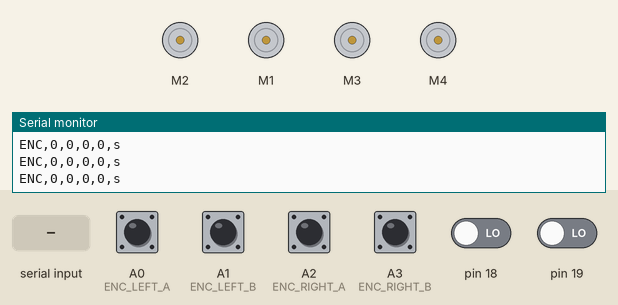
This sketch was run on a simulated Arduino Uno, built with avr-gcc and run on an emulated ATmega328P. On the bench: 4 × DC motor (green arrow = forward, orange = backward, longer = faster), the last lines printed to the serial monitor. The inputs (shaded band) are chosen by the test bench; at power-on: A0 (ENC_LEFT_A), A1 (ENC_LEFT_B), A2 (ENC_RIGHT_A), A3 (ENC_RIGHT_B) HIGH, pin 18, pin 19 LOW.

Above: at 1.3 s.
1.4 s: "w\n" received over Serial
At 2.9 s:
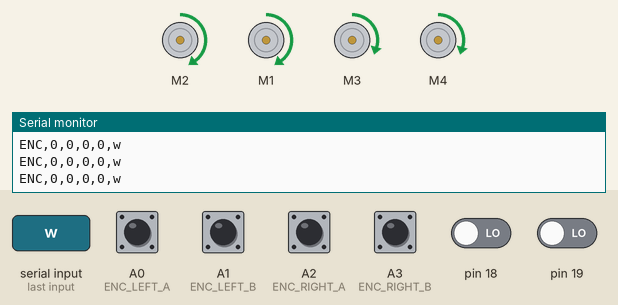
3.2 s: byte 97 ('a') received over Serial
At 3.6 s:
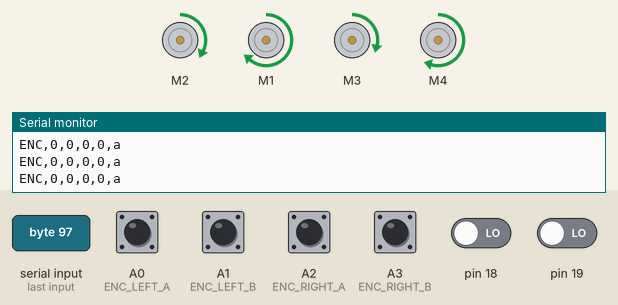
4.7 s: byte 100 ('d') received over Serial
At 5.9 s:
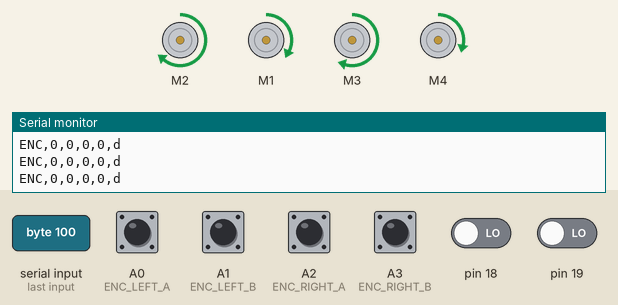
6.2 s: byte 113 ('q') received over Serial
At 7.1 s:
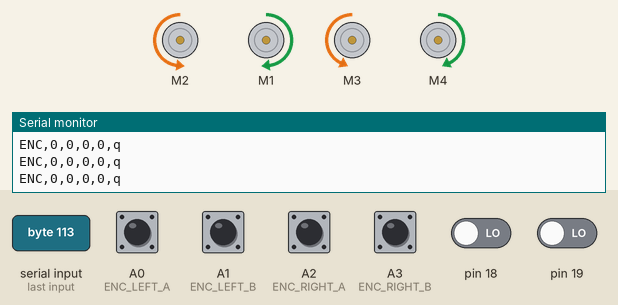
7.7 s: byte 101 ('e') received over Serial
At 8.3 s:
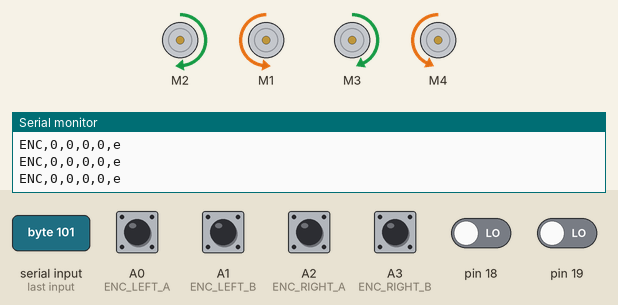
9.2 s: byte 115 ('s') received over Serial
At 10.6 s:
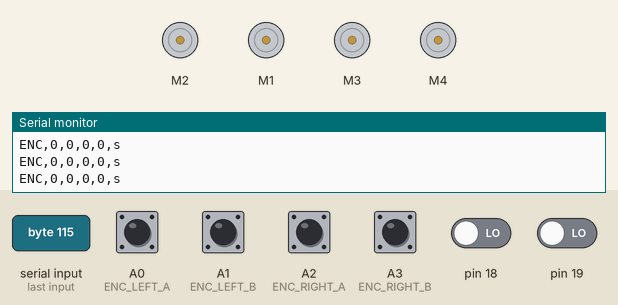
Timing chart, 0 to 11.7 s (numbered marks = the images above; inputs shaded):
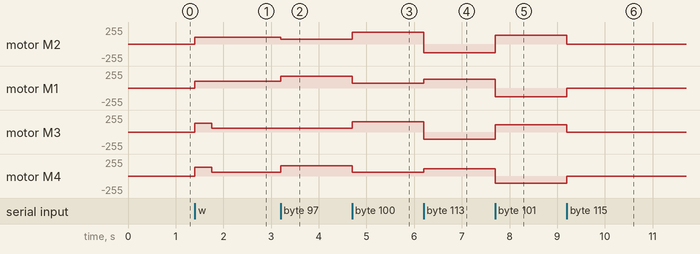

Measured:
- after the input at 1.4 s, motor M2, motor M1: stopped → forward 100/255 at once; motor M3, motor M4: stopped → forward 130/255 at once, → forward 60/255 0.35 s later
- after the input at 3.2 s, motor M2: forward 100/255 → forward 70/255 at once; motor M1: forward 100/255 → forward 180/255 at once; motor M3: forward 60/255 → forward 55/255 at once; motor M4: forward 60/255 → forward 155/255 at once
- after the input at 4.7 s, motor M2: forward 70/255 → forward 180/255 at once; motor M1: forward 180/255 → forward 70/255 at once; motor M3: forward 55/255 → forward 155/255 at once; motor M4: forward 155/255 → forward 55/255 at once
- after the input at 6.2 s, motor M2: forward 180/255 → backward 130/255 at once; motor M1: forward 70/255 → forward 130/255 at once; motor M3: forward 155/255 → backward 110/255 at once; motor M4: forward 55/255 → forward 110/255 at once
- after the input at 7.7 s, motor M2: backward 130/255 → forward 130/255 at once; motor M1: forward 130/255 → backward 130/255 at once; motor M3: backward 110/255 → forward 110/255 at once; motor M4: forward 110/255 → backward 110/255 at once
- after the input at 9.2 s, motor M2: forward 130/255 → stopped at once; motor M1: backward 130/255 → stopped at once; motor M3: forward 110/255 → stopped at once; motor M4: backward 110/255 → stopped at once

The sketch:

f1_car.ino
```cpp
#include <AFMotor.h>

AF_DCMotor motor_FR(1);  // M1: 오른쪽 정면, 엔코더 있음
AF_DCMotor motor_FL(2);  // M2: 왼쪽 정면, 엔코더 있음
AF_DCMotor motor_RL(3);  // M3: 왼쪽 후면
AF_DCMotor motor_RR(4);  // M4: 오른쪽 후면

#define ENC_LEFT_A  A0
#define ENC_LEFT_B  A1

#define ENC_RIGHT_A A2
#define ENC_RIGHT_B A3

volatile long leftCount = 0;
volatile long rightCount = 0;

volatile byte lastLeftState = 0;
volatile byte lastRightState = 0;

long prevLeftCount = 0;
long prevRightCount = 0;

unsigned long lastEncoderPrintTime = 0;
const unsigned long ENCODER_PRINT_INTERVAL = 100;

int baseLeftFrontSpeed  = 100;  // M2
int baseRightFrontSpeed = 100;  // M1
int baseLeftRearSpeed   = 60;   // M3
int baseRightRearSpeed  = 60;   // M4

int leftCorrection_LF = 70;    // M2
int leftCorrection_RF = 180;   // M1
int leftCorrection_LR = 55;    // M3
int leftCorrection_RR = 155;   // M4

int rightCorrection_LF = 180;  // M2
int rightCorrection_RF = 70;   // M1
int rightCorrection_LR = 155;  // M3
int rightCorrection_RR = 55;   // M4

int pivotFrontSpeed = 130;
int pivotRearSpeed  = 110;

int rearKickSpeed = 130;
unsigned long rearKickTime = 350;
unsigned long rearKickStartTime = 0;
bool rearKickActive = false;

char currentCommand = 's';
char prevCommand = 's';

const uint8_t M1_FORWARD_DIR = FORWARD;
const uint8_t M2_FORWARD_DIR = FORWARD;
const uint8_t M3_FORWARD_DIR = FORWARD;
const uint8_t M4_FORWARD_DIR = FORWARD;

const uint8_t M1_BACKWARD_DIR = BACKWARD;
const uint8_t M2_BACKWARD_DIR = BACKWARD;
const uint8_t M3_BACKWARD_DIR = BACKWARD;
const uint8_t M4_BACKWARD_DIR = BACKWARD;

void setup() {
  Serial.begin(9600);

  pinMode(ENC_LEFT_A, INPUT_PULLUP);
  pinMode(ENC_LEFT_B, INPUT_PULLUP);
  pinMode(ENC_RIGHT_A, INPUT_PULLUP);
  pinMode(ENC_RIGHT_B, INPUT_PULLUP);

  lastLeftState = readLeftStateFast();
  lastRightState = readRightStateFast();

  setupPinChangeInterrupts();

  stopAllMotors();

  Serial.println("READY,F2_4WD_ARUCO_TRUE_PIVOT_MODE");
  Serial.println("M1=RF,M2=LF,M3=LR,M4=RR");
  Serial.println("ENC_LEFT=A0/A1,ENC_RIGHT=A2/A3");
  Serial.println("CMD,w=forward,a=left_curve,d=right_curve,q=pivot_left,e=pivot_right,s=stop,c=clear");
}

void loop() {
  readSerialCommand();

  if (
    currentCommand == 'w'
    || currentCommand == 'a'
    || currentCommand == 'd'
  ) {
    if (
      prevCommand == 's'
      && currentCommand == 'w'
    ) {
      rearKickActive = true;
      rearKickStartTime = millis();
    }

    forwardOrCurve();
  }
  else if (currentCommand == 'q') {
    rearKickActive = false;
    pivotLeft();
  }
  else if (currentCommand == 'e') {
    rearKickActive = false;
    pivotRight();
  }
  else {
    stopAllMotors();
    rearKickActive = false;
  }

  prevCommand = currentCommand;

  publishEncoderData();
}

void setupPinChangeInterrupts() {
  PCICR |= (1 << PCIE1);

  PCMSK1 |= (1 << PCINT8);   // A0: 왼쪽 A
  PCMSK1 |= (1 << PCINT9);   // A1: 왼쪽 B
  PCMSK1 |= (1 << PCINT10);  // A2: 오른쪽 A
  PCMSK1 |= (1 << PCINT11);  // A3: 오른쪽 B
}

ISR(PCINT1_vect) {
  byte leftState = readLeftStateFast();
  byte rightState = readRightStateFast();

  int leftStep = quadratureStep(
    lastLeftState,
    leftState
  );

  int rightStep = quadratureStep(
    lastRightState,
    rightState
  );

  if (leftStep != 0) {
    leftCount += leftStep;
    lastLeftState = leftState;
  }

  if (rightStep != 0) {
    rightCount += rightStep;
    lastRightState = rightState;
  }
}

byte readLeftStateFast() {
  byte pins = PINC;

  byte a = (
    pins & (1 << PC0)
  ) ? 1 : 0;

  byte b = (
    pins & (1 << PC1)
  ) ? 1 : 0;

  return (a << 1) | b;
}

byte readRightStateFast() {
  byte pins = PINC;

  byte a = (
    pins & (1 << PC2)
  ) ? 1 : 0;

  byte b = (
    pins & (1 << PC3)
  ) ? 1 : 0;

  return (a << 1) | b;
}

int quadratureStep(
  byte lastState,
  byte currentState
) {
  if (lastState == currentState) {
    return 0;
  }

  if (
    lastState == 0
    && currentState == 1
  ) {
    return 1;
  }

  if (
    lastState == 1
    && currentState == 3
  ) {
    return 1;
  }

  if (
    lastState == 3
    && currentState == 2
  ) {
    return 1;
  }

  if (
    lastState == 2
    && currentState == 0
  ) {
    return 1;
  }

  if (
    lastState == 0
    && currentState == 2
  ) {
    return -1;
  }

  if (
    lastState == 2
    && currentState == 3
  ) {
    return -1;
  }

  if (
    lastState == 3
    && currentState == 1
  ) {
    return -1;
  }

  if (
    lastState == 1
    && currentState == 0
  ) {
    return -1;
  }

  return 0;
}

void readSerialCommand() {
  if (Serial.available() <= 0) {
    return;
  }

  char cmd = Serial.read();

  if (
    cmd == '\n'
    || cmd == '\r'
    || cmd == ' '
  ) {
    return;
  }

  if (
    cmd == 'w'
    || cmd == 'W'
  ) {
    currentCommand = 'w';
    Serial.println("ACK,FORWARD");
  }
  else if (
    cmd == 'a'
    || cmd == 'A'
  ) {
    currentCommand = 'a';
    rearKickActive = false;
    Serial.println("ACK,LEFT_CURVE_SOFT");
  }
  else if (
    cmd == 'd'
    || cmd == 'D'
  ) {
    currentCommand = 'd';
    rearKickActive = false;
    Serial.println("ACK,RIGHT_CURVE_SOFT");
  }
  else if (
    cmd == 'q'
    || cmd == 'Q'
  ) {
    currentCommand = 'q';
    rearKickActive = false;
    Serial.println("ACK,TRUE_PIVOT_LEFT");
  }
  else if (
    cmd == 'e'
    || cmd == 'E'
  ) {
    currentCommand = 'e';
    rearKickActive = false;
    Serial.println("ACK,TRUE_PIVOT_RIGHT");
  }
  else if (
    cmd == 's'
    || cmd == 'S'
  ) {
    currentCommand = 's';
    rearKickActive = false;
    Serial.println("ACK,STOP");
  }
  else if (
    cmd == 'c'
    || cmd == 'C'
  ) {
    clearEncoderCounts();
    Serial.println("ACK,CLEAR");
  }
}

void forwardOrCurve() {
  int m2Speed = baseLeftFrontSpeed;
  int m1Speed = baseRightFrontSpeed;
  int m3Speed = baseLeftRearSpeed;
  int m4Speed = baseRightRearSpeed;

  if (currentCommand == 'a') {
    m2Speed = leftCorrection_LF;
    m1Speed = leftCorrection_RF;
    m3Speed = leftCorrection_LR;
    m4Speed = leftCorrection_RR;
  }
  else if (currentCommand == 'd') {
    m2Speed = rightCorrection_LF;
    m1Speed = rightCorrection_RF;
    m3Speed = rightCorrection_LR;
    m4Speed = rightCorrection_RR;
  }

  if (
    currentCommand == 'w'
    && rearKickActive
  ) {
    if (
      millis() - rearKickStartTime
      <= rearKickTime
    ) {
      m3Speed = rearKickSpeed;
      m4Speed = rearKickSpeed;
    }
    else {
      rearKickActive = false;
    }
  }

  motor_FL.setSpeed(m2Speed);
  motor_FR.setSpeed(m1Speed);
  motor_RL.setSpeed(m3Speed);
  motor_RR.setSpeed(m4Speed);

  motor_FL.run(M2_FORWARD_DIR);
  motor_FR.run(M1_FORWARD_DIR);
  motor_RL.run(M3_FORWARD_DIR);
  motor_RR.run(M4_FORWARD_DIR);
}

void pivotLeft() {
  motor_FL.setSpeed(pivotFrontSpeed);
  motor_FR.setSpeed(pivotFrontSpeed);

  motor_RL.setSpeed(pivotRearSpeed);
  motor_RR.setSpeed(pivotRearSpeed);

  motor_FL.run(M2_BACKWARD_DIR);
  motor_RL.run(M3_BACKWARD_DIR);

  motor_FR.run(M1_FORWARD_DIR);
  motor_RR.run(M4_FORWARD_DIR);
}

void pivotRight() {
  motor_FL.setSpeed(pivotFrontSpeed);
  motor_FR.setSpeed(pivotFrontSpeed);

  motor_RL.setSpeed(pivotRearSpeed);
  motor_RR.setSpeed(pivotRearSpeed);

  motor_FL.run(M2_FORWARD_DIR);
  motor_RL.run(M3_FORWARD_DIR);

  motor_FR.run(M1_BACKWARD_DIR);
  motor_RR.run(M4_BACKWARD_DIR);
}

void stopAllMotors() {
  motor_FL.run(RELEASE);
  motor_FR.run(RELEASE);
  motor_RL.run(RELEASE);
  motor_RR.run(RELEASE);
}

void clearEncoderCounts() {
  noInterrupts();

  leftCount = 0;
  rightCount = 0;

  prevLeftCount = 0;
  prevRightCount = 0;

  lastLeftState = readLeftStateFast();
  lastRightState = readRightStateFast();

  interrupts();
}

long getLeftCount() {
  long value;

  noInterrupts();
  value = leftCount;
  interrupts();

  return value;
}

long getRightCount() {
  long value;

  noInterrupts();
  value = rightCount;
  interrupts();

  return value;
}

void publishEncoderData() {
  if (
    millis() - lastEncoderPrintTime
    < ENCODER_PRINT_INTERVAL
  ) {
    return;
  }

  long left = getLeftCount();
  long right = getRightCount();

  long leftDelta = (
    left - prevLeftCount
  );

  long rightDelta = (
    right - prevRightCount
  );

  prevLeftCount = left;
  prevRightCount = right;

  Serial.print("ENC,");
  Serial.print(left);
  Serial.print(",");
  Serial.print(right);
  Serial.print(",");
  Serial.print(leftDelta);
  Serial.print(",");
  Serial.print(rightDelta);
  Serial.print(",");
  Serial.println(currentCommand);

  lastEncoderPrintTime = millis();
}
```
